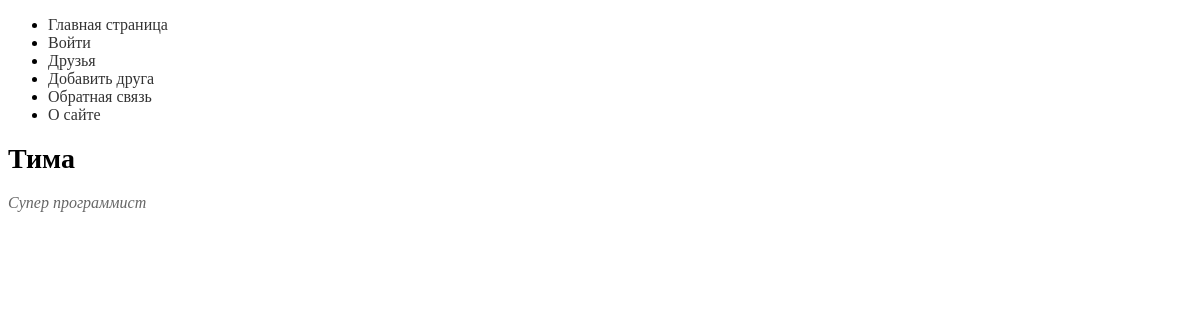
/friend/tima/, run on an earlier commit of the app's database.
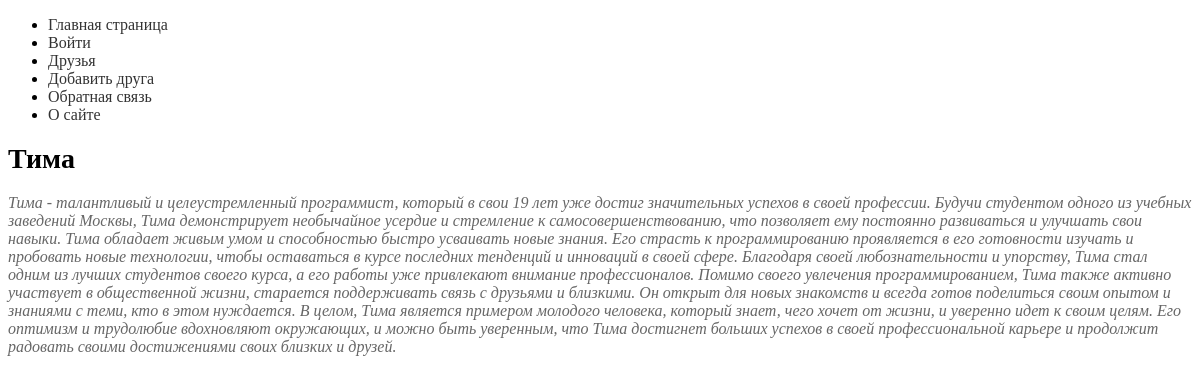
And on a later commit of the database.
### myapp/models.py (models this page shows, shortened)
class Friends(models.Model):
    class Status(models.IntegerChoices):
        NOT_THE_BEST = 0, "Не лучший друг"
        THE_BEST = 1, "Лучший друг"
    name = models.CharField(max_length=255)
    slug = models.SlugField(max_length=255, unique=True, db_index=True)
    description = models.TextField(blank=True)
    time_create = models.DateTimeField(auto_now_add=True)
    time_update = models.DateTimeField(auto_now=True)
    is_the_best = models.BooleanField(choices=Status.choices, default=Status.NOT_THE_BEST)
    gender = models.ForeignKey("Gender", on_delete=models.PROTECT)
    objects = models.Manager()
    is_the_best_manager = IsTheBestManager()
    class Meta:
        pass

### myapp/views.py (the view)
# urls.py: path("friend/<slug:fr_slug>/", views.friend_slug, name="friend-slug")
def friend_slug(request, fr_slug):
    friend = get_object_or_404(Friends, slug=fr_slug)
    data = {"friend": friend,
            "title": friend.name,
            "menu": menu,
            }
    return render(request, "myapp/friend.html", data)

### myapp/templates/myapp/friend.html (shortened to what this page needs)
{% extends "base.html" %}
{% block content %}
<div class="info">{{ friend.description }}</div>
{% endblock %}

### templates/base.html (shortened to what this page needs)
<!DOCTYPE html>
{% load static %}
<html lang="en">
<head>
    <link rel="stylesheet" href="{% static 'myapp/css/styles.css' %}" type="text/css"/>
</head>
<body>
<ul>
    {% for m in menu %}
    <li>
        <a href="{% url m.name %}" {% if forloop.last %}class="last-menu"{% endif %}>
            {{ m.title }}
        </a>
    </li>
    {% endfor %}
</ul>
<h1 class="friend-title">{{ title }}</h1>
{% block content %}
{% endblock %}
</body>
</html>

What changed in the data, as far as the page shows it:
changed Friends "Тима": description "Супер программист" → "Тима - талантливый и целеустремленный программист, который в свои 19 лет уже достиг значительных успехов в своей профессии. Будучи студентом одного из учебных заведений Москвы, Тима демонстрирует необычайное усердие и стремление к самосовершенствованию, что позволяет ему постоянно развиваться и улучшать свои навыки. Тима обладает живым умом и способностью быстро усваивать новые знания. Его страсть к программированию проявляется в его готовности изучать и пробовать новые технологии, чтобы оставаться в курсе последних тенденций и инноваций в своей сфере. Благодаря своей любознательности и упорству, Тима стал одним из лучших студентов своего курса, а его работы уже привлекают внимание…"
